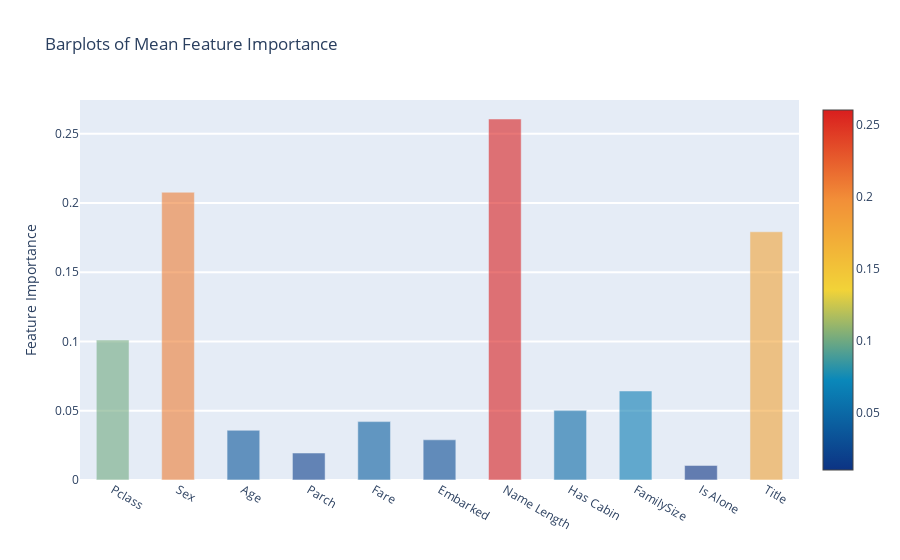

The notebook cell saved with this chart:
### Markdown cell above
Plot the barplots using ploty barplots

### Code cell
y = feature_dataframe['mean'].values
x = feature_dataframe['features'].values
data = [go.Bar(x=x,y= y,width = 0.5,marker=dict( color = feature_dataframe['mean'].values,
            colorscale='Portland',showscale=True,reversescale = False),
            opacity=0.6 )]

layout= go.Layout(autosize= True,title= 'Barplots of Mean Feature Importance',hovermode= 'closest',
yaxis=dict(title= 'Feature Importance',ticklen= 5,gridwidth= 2),
    showlegend= False)
fig = go.Figure(data=data, layout=layout)
py.iplot(fig, filename='bar-direct-labels')
fig.show(renderer="colab")

### Figure 1 — Plotly figure (JSON) as saved in the notebook; plotly's stock layout.template omitted (floating-point values rounded to 4 significant figures)
{"data": [{"marker": {"color": [0.101, 0.2077, 0.03588, 0.01947, 0.04214, 0.02901, 0.2606, 0.05028, 0.06425, 0.0105, 0.1792], "colorscale": [[0, "rgb(12,51,131)"], [0.25, "rgb(10,136,186)"], [0.5, "rgb(242,211,56)"], [0.75, "rgb(242,143,56)"], [1, "rgb(217,30,30)"]], "reversescale": false, "showscale": true}, "opacity": 0.6, "width": 0.5, "x": ["Pclass", "Sex", "Age", "Parch", "Fare", "Embarked", "Name Length", "Has Cabin", "FamilySize", "Is Alone", "Title"], "y": [0.101, 0.2077, 0.03588, 0.01947, 0.04214, 0.02901, 0.2606, 0.05028, 0.06425, 0.0105, 0.1792], "type": "bar"}], "layout": {"autosize": true, "hovermode": "closest", "showlegend": false, "title": {"text": "Barplots of Mean Feature Importance"}, "yaxis": {"gridwidth": 2, "ticklen": 5, "title": {"text": "Feature Importance"}}}}
